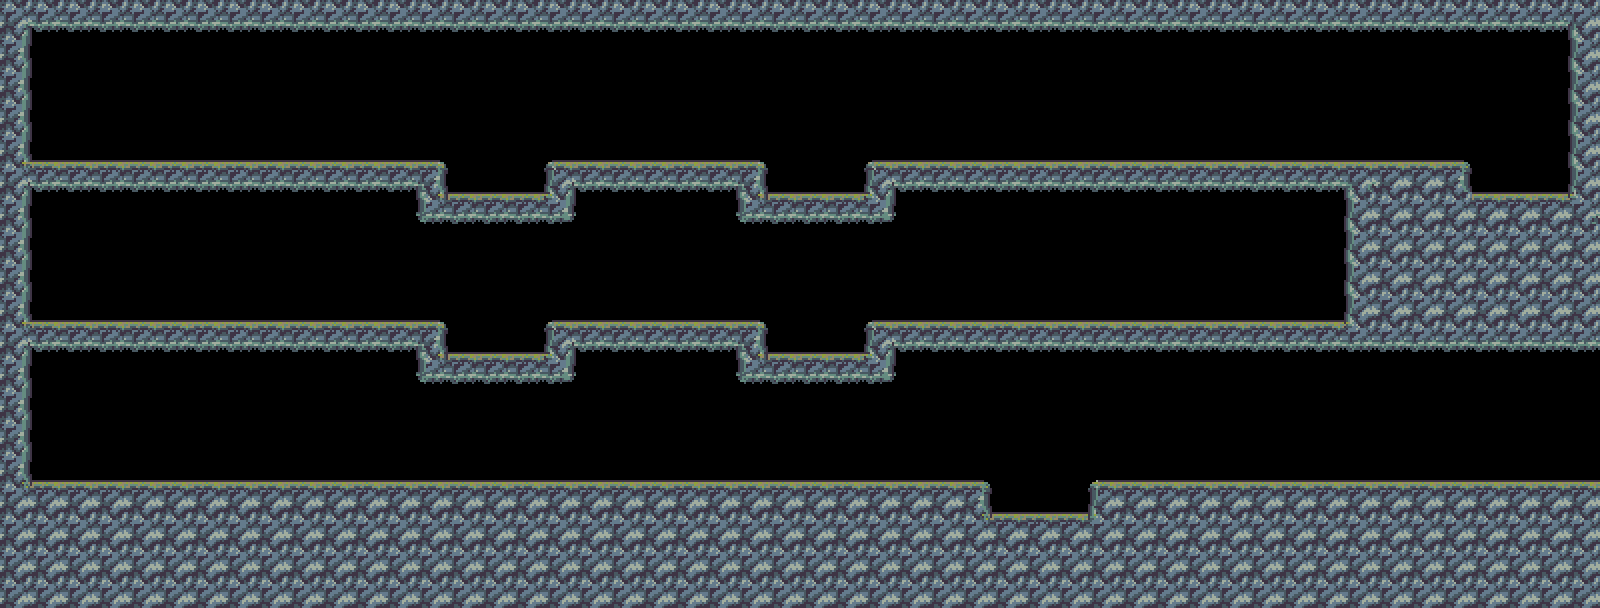

This game map was drawn from its Tiled (.tmx) file and the tilesets committed beside it. A one-line description and the full map source follow:
An orthogonal 50x19 tile map with 32x32 px tiles, 1 tile layer (Tile Layer 1) and 14 objects (6x water, 3x start, 2x 1, 2x 2, unbridge).

<map version="1.0" orientation="orthogonal" width="50" height="19" tilewidth="32" tileheight="32">
 <tileset firstgid="1" name="tileset" tilewidth="32" tileheight="32">
  <image source="../gfx/tileset.png" width="256" height="256" />
 </tileset>
 <layer name="Tile Layer 1" width="50" height="19">
  <data encoding="csv">
4,19,19,19,19,19,19,19,19,19,19,19,19,19,19,19,19,19,19,19,19,19,19,19,19,19,19,19,19,19,19,19,19,19,19,19,19,19,19,19,19,19,19,19,19,19,19,19,19,5,
18,0,0,0,0,0,0,0,0,0,0,0,0,0,0,0,0,0,0,0,0,0,0,0,0,0,0,0,0,0,0,0,0,0,0,0,0,0,0,0,0,0,0,0,0,0,0,0,0,20,
18,0,0,0,0,0,0,0,0,0,0,0,0,0,0,0,0,0,0,0,0,0,0,0,0,0,0,0,0,0,0,0,0,0,0,0,0,0,0,0,0,0,0,0,0,0,0,0,0,20,
18,0,0,0,0,0,0,0,0,0,0,0,0,0,0,0,0,0,0,0,0,0,0,0,0,0,0,0,0,0,0,0,0,0,0,0,0,0,0,0,0,0,0,0,0,0,0,0,0,20,
18,0,0,0,0,0,0,0,0,0,0,0,0,0,0,0,0,0,0,0,0,0,0,0,0,0,0,0,0,0,0,0,0,0,0,0,0,0,0,0,0,0,0,0,0,0,0,0,0,20,
7,25,25,25,25,25,25,25,25,25,25,25,25,43,0,0,0,42,25,25,25,25,25,43,0,0,0,42,25,25,25,25,25,25,25,25,25,25,25,25,25,25,46,17,17,21,0,0,0,20,
18,0,0,0,0,0,0,0,0,0,0,0,0,41,25,25,25,40,0,0,0,0,0,41,25,25,25,40,0,0,0,0,0,0,0,0,0,0,0,0,0,0,20,1,1,1,17,17,17,10,
18,0,0,0,0,0,0,0,0,0,0,0,0,0,0,0,0,0,0,0,0,0,0,0,0,0,0,0,0,0,0,0,0,0,0,0,0,0,0,0,0,0,20,1,1,1,1,1,1,1,
18,0,0,0,0,0,0,0,0,0,0,0,0,0,0,0,0,0,0,0,0,0,0,0,0,0,0,0,0,0,0,0,0,0,0,0,0,0,0,0,0,0,20,1,1,1,1,1,1,1,
18,0,0,0,0,0,0,0,0,0,0,0,0,0,0,0,0,0,0,0,0,0,0,0,0,0,0,0,0,0,0,0,0,0,0,0,0,0,0,0,0,0,20,1,1,1,1,1,1,1,
7,25,25,25,25,25,25,25,25,25,25,25,25,43,0,0,0,42,25,25,25,25,25,43,0,0,0,42,25,25,25,25,25,25,25,25,25,25,25,25,25,25,36,19,19,19,19,19,19,19,
18,0,0,0,0,0,0,0,0,0,0,0,0,41,25,25,25,40,0,0,0,0,0,41,25,25,25,40,0,0,0,0,0,0,0,0,0,0,0,0,0,0,0,0,0,0,0,0,0,0,
18,0,0,0,0,0,0,0,0,0,0,0,0,0,0,0,0,0,0,0,0,0,0,0,0,0,0,0,0,0,0,0,0,0,0,0,0,0,0,0,0,0,0,0,0,0,0,0,0,0,
18,0,0,0,0,0,0,0,0,0,0,0,0,0,0,0,0,0,0,0,0,0,0,0,0,0,0,0,0,0,0,0,0,0,0,0,0,0,0,0,0,0,0,0,0,0,0,0,0,0,
18,0,0,0,0,0,0,0,0,0,0,0,0,0,0,0,0,0,0,0,0,0,0,0,0,0,0,0,0,0,0,0,0,0,0,0,0,0,0,0,0,0,0,0,0,0,0,0,0,0,
3,17,17,17,17,17,17,17,17,17,17,17,17,17,17,17,17,17,17,17,17,17,17,17,17,17,17,17,17,17,21,0,0,0,24,17,17,17,17,17,17,17,17,17,17,17,17,17,17,17,
1,1,1,1,1,1,1,1,1,1,1,1,1,1,1,1,1,1,1,1,1,1,1,1,1,1,1,1,1,1,3,17,17,17,2,1,1,1,1,1,1,1,1,1,1,1,1,1,1,1,
1,1,1,1,1,1,1,1,1,1,1,1,1,1,1,1,1,1,1,1,1,1,1,1,1,1,1,1,1,1,1,1,1,1,1,1,1,1,1,1,1,1,1,1,1,1,1,1,1,1,
1,1,1,1,1,1,1,1,1,1,1,1,1,1,1,1,1,1,1,1,1,1,1,1,1,1,1,1,1,1,1,1,1,1,1,1,1,1,1,1,1,1,1,1,1,1,1,1,1,1
</data>
 </layer>
 <objectgroup name="Objects" width="50" height="19">
  <object name="exit" type="unbridge" x="1568" y="352" width="32" height="128" />
  <object name="start" x="64" y="128" width="32" height="32" />
  <object name="start" x="64" y="288" width="32" height="32" />
  <object name="start" x="64" y="448" width="32" height="32" />
  <object name="gate" type="1" x="1280" y="352" width="32" height="128" />
  <object name="water" x="416" y="160" width="160" height="32" />
  <object name="switch" type="1" x="480" y="320" width="32" height="32" />
  <object name="gate" type="2" x="1408" y="352" width="32" height="128" />
  <object name="water" x="736" y="320" width="160" height="32" />
  <object name="switch" type="2" x="800" y="160" width="32" height="32" />
  <object name="water" x="1440" y="160" width="160" height="32" />
  <object name="water" x="736" y="160" width="160" height="32" />
  <object name="water" x="416" y="320" width="160" height="32" />
  <object name="water" x="960" y="480" width="160" height="32" />
 </objectgroup>
</map>